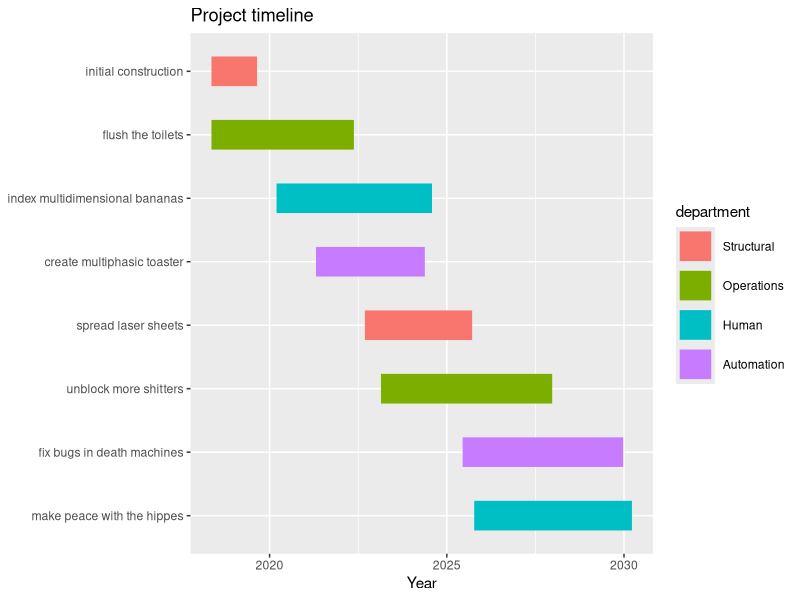
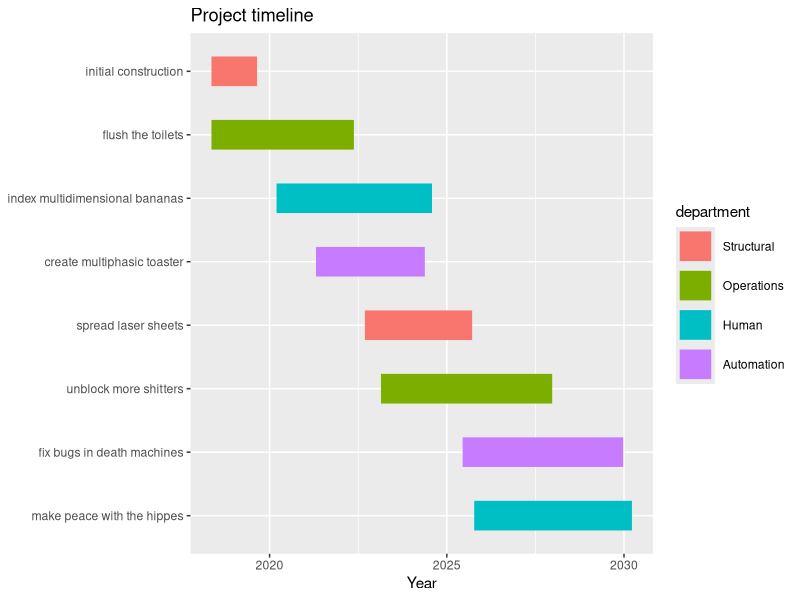

Recreate these plots in R, in order.
#!/usr/bin/env Rscript

# this code is all adapted from this blog post:
# https://www.molecularecologist.com/2019/01/simple-gantt-charts-in-r-with-ggplot2-and-the-tidyverse/

require("tidyverse")

gantt <- read.csv("data.csv")
tasks <- as.vector(gantt$task)
depts <- as.vector(gantt$department)
gantt$item <- 1:length(gantt$task)

head(gantt)

g.gantt <- gather(gantt, "state", "date", 3:4) %>% mutate(date = as.Date(date, "%d/%m/%Y"), task=factor(task, tasks[length(tasks):1]), department=factor(department, unique(depts)))

head(g.gantt)

plot <- ggplot(g.gantt, aes(date, task, color = department, group=item)) +
  geom_line(size = 10) +
  labs(x="Year", y=NULL, title="Project timeline")

svg("gantt.svg")
print(plot)
dev.off()

ggsave(plot, filename="gantt.png",
       width=6.5, height=3.5, units="in", type="cairo", dpi=300)
